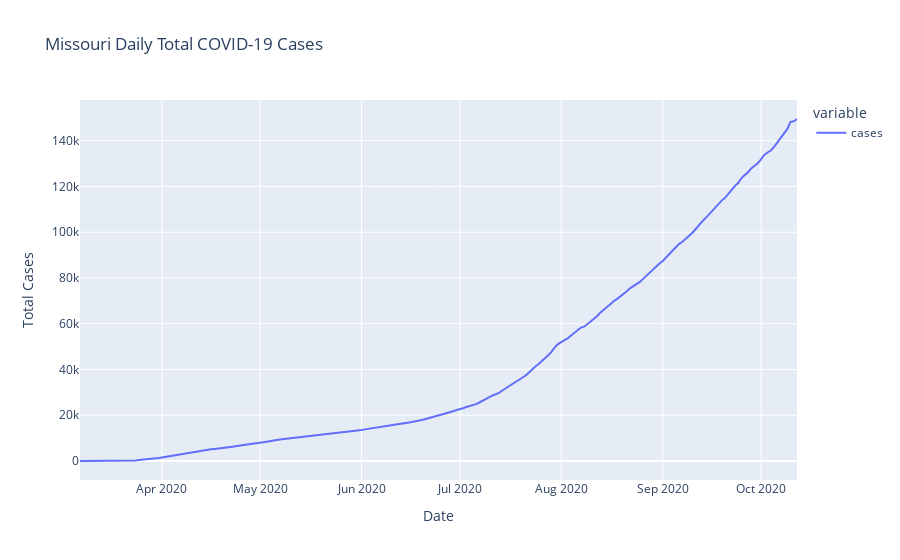

The cell this chart's notebook holds for it:
### Code cell
plot_hmm_px(
    state='Missouri', 
    metric='cases', 
    dates_of_interest= ['2020-07-04'], 
    hmm_plot=True,
    n_components=3,
    fig_type = 'Cumulative Daily Change'
)

### Figure 1 — Plotly figure (JSON) as saved in the notebook; plotly's stock layout.template omitted (floating-point values rounded to 4 significant figures; data arrays with more than 128 entries replaced by an {"elided": "..."} marker saying what was removed)
{"data": [{"hovertemplate": "variable=cases<br>date=%{x}<br>value=%{y}<extra></extra>", "legendgroup": "cases", "line": {"color": "#636efa", "dash": "solid"}, "mode": "lines", "name": "cases", "orientation": "v", "showlegend": true, "type": "scatter", "x": {"elided": "220 str values"}, "xaxis": "x", "y": {"elided": "220 int values"}, "yaxis": "y"}], "layout": {"autosize": true, "legend": {"title": {"text": "variable"}, "tracegroupgap": 0}, "title": {"text": "Missouri Daily Total COVID-19 Cases"}, "xaxis": {"anchor": "y", "autorange": true, "domain": [0, 1], "range": ["2020-03-07", "2020-10-12"], "title": {"text": "Date"}, "type": "date"}, "yaxis": {"anchor": "x", "autorange": true, "domain": [0, 1], "range": [-8302.0, 157800.0], "title": {"text": "Total Cases"}, "type": "linear"}}}
